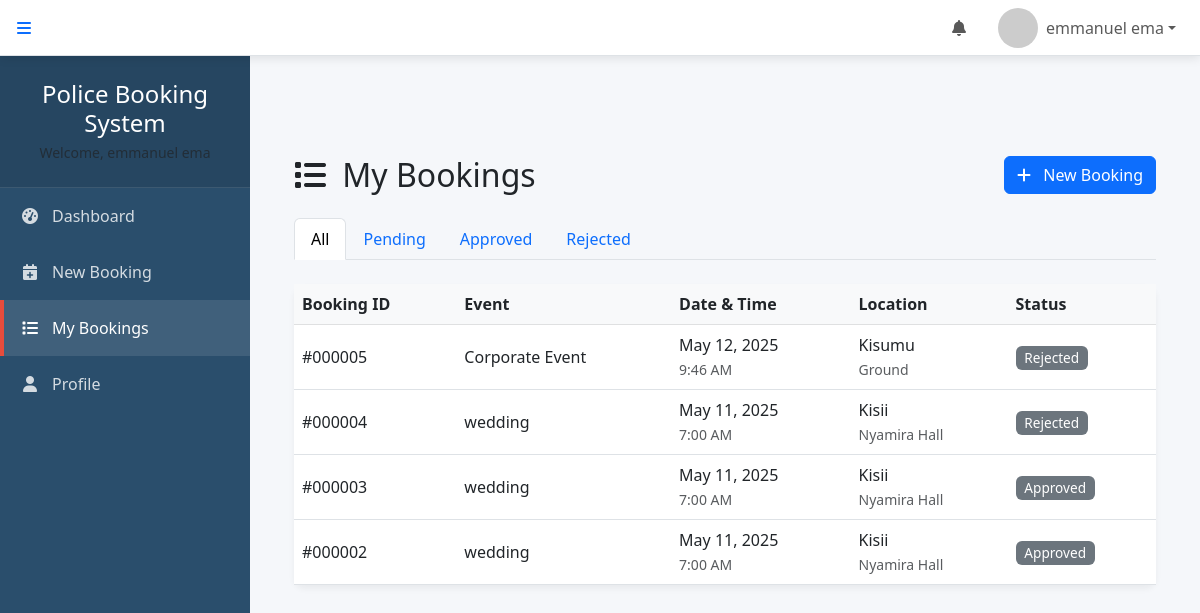
The app's page /views/Bookings/list.php (signed in) with its own data.
### tables this page shows
CREATE TABLE `bookings` (
  `id` int(11) NOT NULL,
  `user_id` int(40) NOT NULL,
  `officer_id` int(11) DEFAULT NULL,
  `event_name` varchar(20) NOT NULL,
  `status` enum('Pending','Approved','Rejected','') NOT NULL,
  `county` varchar(15) NOT NULL,
  `location` varchar(15) NOT NULL,
  `phone` varchar(10) NOT NULL,
  `event_date` date DEFAULT NULL,
  `event_time` time DEFAULT NULL,
  `created_at` timestamp NOT NULL DEFAULT current_timestamp(),
  `updated_at` timestamp NOT NULL DEFAULT current_timestamp() ON UPDATE current_timestamp()
);

### config/database.php (called while the page is built, shortened)
<?php
class Database {
    private $host = 'localhost';
    private $username = 'root';
    private $password = '';
    private $database = 'police_bookings';
    private $connection;
    public function __construct() {
        $this->connection = new mysqli(
            $this->host,
            $this->username,
            $this->password,
            $this->database
        );
    }
    public function query($sql, $params = []) {
        $stmt = $this->connection->prepare($sql);
        if (!empty($params)) {
            $types = str_repeat('s', count($params));
            $stmt->bind_param($types, ...$params);
        }
        $stmt->execute();
        $result = $stmt->get_result();
        if ($result) {
            return $result->fetch_all(MYSQLI_ASSOC);
        } else {
            return $stmt->affected_rows;
        }
    }
}
?>

### views/bookings/list.php (the view, shortened to what this page needs)
<?php
require_once __DIR__ . '/../../includes/header.php';
require_once __DIR__ . '/../customers/navbar.php';
require_once __DIR__ . '/../customers/sidebar.php';
require_once __DIR__ . '/../../config/database.php';
$db = new Database();
$user_id = $_SESSION['user_id'] ?? null;
try {
    $status_filter = $_GET['status'] ?? 'all';
    $query = "SELECT * FROM bookings WHERE user_id = ?";
    $params = [$user_id];
    $query .= " ORDER BY event_date DESC, created_at DESC";
    $bookings = $db->query($query, $params);
} catch (Exception $e) {
    error_log("Database error: " . $e->getMessage());
    $bookings = [];
    $error_message = "Could not load bookings. Please try again later.";
}
?>
<!DOCTYPE html>
<html lang="en">
<head>
    <link href="https://cdn.jsdelivr.net/npm/bootstrap@5.3.0/dist/css/bootstrap.min.css" rel="stylesheet">
    <link rel="stylesheet" href="https://cdnjs.cloudflare.com/ajax/libs/font-awesome/6.4.0/css/all.min.css">
    <link rel="stylesheet" href="../../assets/css/sidebar.css">
</head>
<div class="main-content">
    <div class="container-fluid p-4">
        <div class="d-flex justify-content-between align-items-center mb-4">
            <h2 class="mb-0"><i class="fas fa-list me-2"></i> My Bookings</h2>
            <a href="/views/Booking/new.php" class="btn btn-primary">
                <i class="fas fa-plus me-2"></i> New Booking
            </a>
        </div>
        <ul class="nav nav-tabs mb-4">
            <li class="nav-item">
                <a class="nav-link <?= $status_filter === 'all' ? 'active' : '' ?>"
                   href="?status=all">All</a>
            </li>
            <li class="nav-item">
                <a class="nav-link <?= $status_filter === 'pending' ? 'active' : '' ?>"
                   href="?status=pending">Pending</a>
            </li>
            <li class="nav-item">
                <a class="nav-link <?= $status_filter === 'approved' ? 'active' : '' ?>"
                   href="?status=approved">Approved</a>
            </li>
            <li class="nav-item">
                <a class="nav-link <?= $status_filter === 'rejected' ? 'active' : '' ?>"
                   href="?status=rejected">Rejected</a>
            </li>
        </ul>
        <div class="card">
            <div class="card-body p-0">
                <?php if (!empty($bookings)): ?>
                    <div class="table-responsive">
                        <table class="table table-hover align-middle mb-0">
                            <thead class="table-light">
                                <tr>
                                    <th>Booking ID</th>
                                    <th>Event</th>
                                    <th>Date & Time</th>
                                    <th>Location</th>
                                    <th>Status</th>
                                </tr>
                            </thead>
                            <tbody>
                                <?php foreach ($bookings as $booking): ?>
                                    <tr>
                                        <td>#<?= str_pad($booking['id'], 6, '0', STR_PAD_LEFT) ?></td>
                                        <td><?= htmlspecialchars($booking['event_name']) ?></td>
                                        <td>
                                            <?= date('M j, Y', strtotime($booking['event_date'])) ?><br>
                                            <small class="text-muted"><?= date('g:i A', strtotime($booking['event_time'])) ?></small>
                                        </td>
                                        <td>
                                            <?= htmlspecialchars($booking['county']) ?><br>
                                            <small class="text-muted"><?= htmlspecialchars($booking['location']) ?></small>
                                        </td>
                                        <td>
                                            <span class="badge bg-<?=
                                                $booking['status'] === 'approved' ? 'success' :
                                                ($booking['status'] === 'pending' ? 'warning' :
                                                ($booking['status'] === 'rejected' ? 'danger' : 'secondary'))
                                            ?>">
                                                <?= ucfirst($booking['status']) ?>
                                            </span>
                                        </td>
                                    </tr>
                                <?php endforeach; ?>
                            </tbody>
                        </table>
                    </div>
                <?php endif; ?>
            </div>
        </div>
    </div>
</div>

### assets/css/sidebar.css (style rules this page uses)
:root { --primary-color: #2a4e6c; --secondary-color: #3a6688; --accent-color: #e74c3c; --light-color: #f8f9fa; --dark-color: #212529; --sidebar-width: 250px; }
body { background-color: #f5f7fa; font-family: 'Segoe UI', Tahoma, Geneva, Verdana, sans-serif; overflow-x: hidden; }
.main-content { margin-left: var(--sidebar-width); width: calc(100% - var(--sidebar-width)); transition: all 0.3s; }
.card { border: none; border-radius: 10px; box-shadow: 0 4px 6px rgba(0,0,0,0.05); transition: transform 0.3s, box-shadow 0.3s; margin-bottom: 1.5rem; }
.badge { padding: 0.35em 0.65em; font-weight: 500; font-size: 0.85em; }
.table th { border-top: none; font-weight: 600; color: var(--dark-color); background: #f8f9fa; }
.table td { vertical-align: middle; }

### includes/header.php (style rules this page uses)
:root { --primary-color: #2a4e6c; --secondary-color: #3a6688; --accent-color: #e74c3c; --light-color: #f8f9fa; --dark-color: #212529; --sidebar-width: 250px; --navbar-height: 56px; }
body { margin: 0; padding: 0; font-family: 'Segoe UI', Tahoma, Geneva, Verdana, sans-serif; background-color: #f5f7fa; }
.main-content { margin-left: var(--sidebar-width); margin-top: var(--navbar-height); padding: 20px; min-height: calc(100vh - var(--navbar-height)); transition: margin-left 0.3s ease; }
html { margin: 0; padding: 0; }

### records on screen
bookings: id "000005", event_name "Corporate Event", event_date "May 12, 2025", event_time "9:46 AM", county "Kisumu", location "Ground", status "Rejected"
bookings: id "000004", event_name "wedding", event_date "May 11, 2025", event_time "7:00 AM", county "Kisii", location "Nyamira Hall", status "Rejected"
bookings: id "000003", event_name "wedding", event_date "May 11, 2025", event_time "7:00 AM", county "Kisii", location "Nyamira Hall", status "Approved"
bookings: id "000002", event_name "wedding", event_date "May 11, 2025", event_time "7:00 AM", county "Kisii", location "Nyamira Hall", status "Approved"

### other values on screen
$_SESSION['user_name'] "emmanuel ema"
